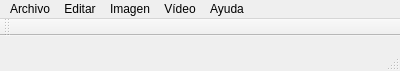
<?xml version="1.0" encoding="UTF-8"?>
<ui version="4.0">
 <class>MainGui</class>
 <widget class="QMainWindow" name="MainGui">
  <property name="geometry">
   <rect>
    <x>0</x>
    <y>0</y>
    <width>400</width>
    <height>71</height>
   </rect>
  </property>
  <property name="maximumSize">
   <size>
    <width>16777215</width>
    <height>71000</height>
   </size>
  </property>
  <property name="windowTitle">
   <string>Procesador de Imágenes</string>
  </property>
  <widget class="QWidget" name="centralWidget">
   <property name="maximumSize">
    <size>
     <width>16777215</width>
     <height>7</height>
    </size>
   </property>
  </widget>
  <widget class="QMenuBar" name="menuBar">
   <property name="geometry">
    <rect>
     <x>0</x>
     <y>0</y>
     <width>400</width>
     <height>21</height>
    </rect>
   </property>
   <widget class="QMenu" name="menuarchivo">
    <property name="title">
     <string>Archivo</string>
    </property>
   </widget>
   <widget class="QMenu" name="menuEditar">
    <property name="title">
     <string>Editar</string>
    </property>
   </widget>
   <widget class="QMenu" name="menuImagen">
    <property name="title">
     <string>Imagen</string>
    </property>
   </widget>
   <widget class="QMenu" name="menuAyuda">
    <property name="sizePolicy">
     <sizepolicy hsizetype="Maximum" vsizetype="Maximum">
      <horstretch>0</horstretch>
      <verstretch>0</verstretch>
     </sizepolicy>
    </property>
    <property name="maximumSize">
     <size>
      <width>16000</width>
      <height>16000</height>
     </size>
    </property>
    <property name="title">
     <string>Ayuda</string>
    </property>
   </widget>
   <widget class="QMenu" name="menuV_deo">
    <property name="title">
     <string>Vídeo</string>
    </property>
   </widget>
   <addaction name="menuarchivo"/>
   <addaction name="menuEditar"/>
   <addaction name="menuImagen"/>
   <addaction name="menuV_deo"/>
   <addaction name="menuAyuda"/>
  </widget>
  <widget class="QStatusBar" name="statusBar"/>
  <widget class="QToolBar" name="toolBar">
   <property name="windowTitle">
    <string>toolBar</string>
   </property>
   <attribute name="toolBarArea">
    <enum>TopToolBarArea</enum>
   </attribute>
   <attribute name="toolBarBreak">
    <bool>false</bool>
   </attribute>
  </widget>
  <action name="actionAbrir">
   <property name="text">
    <string>Abrir...</string>
   </property>
  </action>
  <action name="actionGuardar">
   <property name="text">
    <string>Guardar</string>
   </property>
  </action>
  <action name="actionGuardar_como">
   <property name="text">
    <string>Guardar como...</string>
   </property>
  </action>
  <action name="actionSalir">
   <property name="text">
    <string>Salir</string>
   </property>
  </action>
  <action name="actionInformaci_n">
   <property name="text">
    <string>Información</string>
   </property>
  </action>
  <action name="actionSobre">
   <property name="text">
    <string>Sobre </string>
   </property>
  </action>
  <action name="actionSobre_Qt">
   <property name="text">
    <string>Sobre Qt</string>
   </property>
  </action>
 </widget>
 <layoutdefault spacing="6" margin="11"/>
 <resources/>
 <connections/>
</ui>
